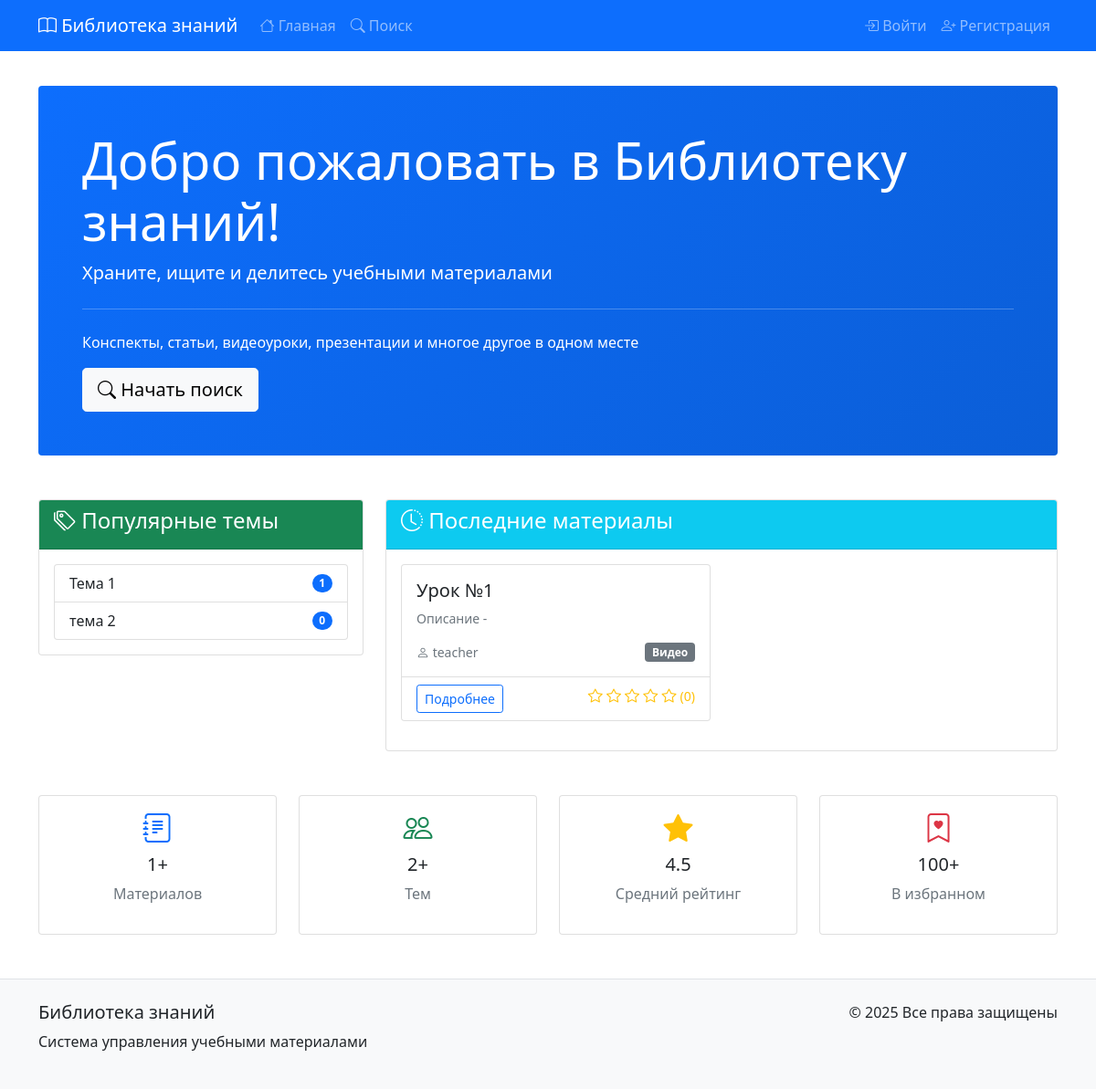
The page / on the database its author committed.
### library/models.py (models this page shows, shortened)
class Topic(models.Model):
    name = models.CharField(max_length=100, unique=True, verbose_name="Название")
    description = models.TextField(blank=True, null=True, verbose_name="Описание")
    color = models.CharField(max_length=7, default='#6c757d', verbose_name="Цвет")
    created_at = models.DateTimeField(auto_now_add=True, verbose_name="Создано")
    updated_at = models.DateTimeField(auto_now=True, verbose_name="Обновлено")
    class Meta:
        verbose_name = "Тема"
        verbose_name_plural = "Темы"
        ordering = ['name']

class Resource(models.Model):
    TYPE_CHOICES = [
        ('pdf', 'PDF документ'),
        ('video', 'Видео'),
        ('link', 'Ссылка'),
        ('note', 'Заметка'),
        ('presentation', 'Презентация'),
        ('book', 'Книга'),
    ]
    title = models.CharField(max_length=200, verbose_name='Название')
    description = models.TextField(verbose_name='Описание')
    resource_type = models.CharField(
        max_length=20,
        choices=TYPE_CHOICES,
        verbose_name='Тип материала'
    )
    url = models.URLField(blank=True, verbose_name='URL')
    file = models.FileField(
        upload_to='resources/',
        blank=True,
        null=True,
        verbose_name='Файл'
    )
    author = models.ForeignKey(
        settings.AUTH_USER_MODEL,
        on_delete=models.CASCADE,
        related_name='resources',
        verbose_name='Автор'
    )
    topics = models.ManyToManyField(
        Topic,
        through='ResourceTopic',
        verbose_name='Темы'
    )
    created_at = models.DateTimeField(auto_now_add=True, verbose_name='Дата добавления')
    updated_at = models.DateTimeField(auto_now=True, verbose_name='Дата обновления')
    def average_rating(self):
        ratings = self.ratings.all()
        if ratings:
            return sum(r.rating for r in ratings) / len(ratings)
        return 0
    class Meta:
        verbose_name = 'Материал'
        verbose_name_plural = 'Материалы'
        ordering = ['-created_at']

### accounts/models.py (models this page shows, shortened)
class CustomUser(AbstractUser):
    ROLE_CHOICES = [
        ('student', 'Студент'),
        ('teacher', 'Преподаватель'),
        ('admin', 'Администратор'),
    ]
    role = models.CharField(
        max_length=10,
        choices=ROLE_CHOICES,
        default='student',
        verbose_name='Роль'
    )
    registration_key = models.CharField(
        max_length=100,
        blank=True,
        null=True,
        verbose_name='Ключ регистрации'
    )
    bio = models.TextField(blank=True, null=True)
    profile_picture = models.ImageField(upload_to='profile_pics/', blank=True, null=True)
    class Meta:
        verbose_name = 'Пользователь'
        verbose_name_plural = 'Пользователи'

### library/views.py (the view)
# urls.py: path('', views.home, name='home'),
def home(request):
    latest_resources = Resource.objects.all()[:10]
    popular_resources = Resource.objects.annotate(
        avg_rating=Avg('ratings__rating'),
        rating_count=Count('ratings')
    ).order_by('-avg_rating', '-rating_count')[:10]
    topics = Topic.objects.all()[:8]
    context = {
        'latest_resources': latest_resources,
        'popular_resources': popular_resources,
        'topics': topics,
    }
    return render(request, 'library/home.html', context)

### library/templates/library/home.html (shortened to what this page needs)
{% extends 'base.html' %}
{% block content %}
<div class="row">
    <div class="col-12 mb-5">
        <div class="jumbotron bg-primary text-white p-5 rounded">
            <h1 class="display-4">Добро пожаловать в Библиотеку знаний!</h1>
            <p class="lead">Храните, ищите и делитесь учебными материалами</p>
            <hr class="my-4">
            <p>Конспекты, статьи, видеоуроки, презентации и многое другое в одном месте</p>
            <a class="btn btn-light btn-lg" href="{% url 'resource_list' %}" role="button">
                <i class="bi bi-search"></i> Начать поиск
            </a>
        </div>
    </div>
    <div class="col-md-4 mb-4">
        <div class="card">
            <div class="card-header bg-success text-white">
                <h4><i class="bi bi-tags"></i> Популярные темы</h4>
            </div>
            <div class="card-body">
                <div class="list-group">
                    {% for topic in topics %}
                    <a href="{% url 'topic_detail' topic.pk %}"
                       class="list-group-item list-group-item-action d-flex justify-content-between align-items-center">
                        {{ topic.name }}
                        <span class="badge bg-primary rounded-pill">{{ topic.resource_set.count }}</span>
                    </a>
                    {% empty %}
                    <p class="text-muted text-center">Темы пока не добавлены</p>
                    {% endfor %}
                </div>
            </div>
        </div>
    </div>
    <div class="col-md-8 mb-4">
        <div class="card">
            <div class="card-header bg-info text-white">
                <h4><i class="bi bi-clock-history"></i> Последние материалы</h4>
            </div>
            <div class="card-body">
                <div class="row">
                    {% for resource in latest_resources %}
                    <div class="col-md-6 mb-3">
                        <div class="card resource-card h-100">
                            <div class="card-body">
                                <h5 class="card-title">{{ resource.title }}</h5>
                                <p class="card-text text-muted small">
                                    {{ resource.description|truncatechars:100 }}
                                </p>
                                <div class="d-flex justify-content-between align-items-center">
                                    <small class="text-muted">
                                        <i class="bi bi-person"></i> {{ resource.author.username }}
                                    </small>
                                    <span class="badge bg-secondary">
                                        {{ resource.get_resource_type_display }}
                                    </span>
                                </div>
                            </div>
                            <div class="card-footer bg-transparent">
                                <a href="{% url 'resource_detail' resource.pk %}"
                                   class="btn btn-sm btn-outline-primary">
                                    Подробнее
                                </a>
                                <span class="float-end rating-stars">
                                    {% with avg_rating=resource.average_rating %}
                                    {% for i in "12345" %}
                                        {% if forloop.counter <= avg_rating %}
                                            <i class="bi bi-star-fill"></i>
                                        {% else %}
                                            <i class="bi bi-star"></i>
                                        {% endif %}
                                    {% endfor %}
                                    <small>({{ resource.ratings.count }})</small>
                                    {% endwith %}
                                </span>
                            </div>
                        </div>
                    </div>
                    {% endfor %}
                </div>
            </div>
        </div>
    </div>
    <div class="col-12 mt-4">
        <div class="row g-4">
            <div class="col-md-3">
                <div class="card text-center">
                    <div class="card-body">
                        <h2><i class="bi bi-journal-text text-primary"></i></h2>
                        <h5>{{ latest_resources.count }}+</h5>
                        <p class="text-muted">Материалов</p>
                    </div>
                </div>
            </div>
            <div class="col-md-3">
                <div class="card text-center">
                    <div class="card-body">
                        <h2><i class="bi bi-people text-success"></i></h2>
                        <h5>{{ topics.count }}+</h5>
                        <p class="text-muted">Тем</p>
                    </div>
                </div>
            </div>
            <div class="col-md-3">
                <div class="card text-center">
                    <div class="card-body">
                        <h2><i class="bi bi-star-fill text-warning"></i></h2>
                        <h5>4.5</h5>
                        <p class="text-muted">Средний рейтинг</p>
                    </div>
                </div>
            </div>
            <div class="col-md-3">
                <div class="card text-center">
                    <div class="card-body">
                        <h2><i class="bi bi-bookmark-heart text-danger"></i></h2>
                        <h5>100+</h5>
                        <p class="text-muted">В избранном</p>
                    </div>
                </div>
            </div>
        </div>
    </div>
</div>
{% endblock %}

### templates/base.html (style rules this page uses)
body { padding-top: 70px; }
.resource-card { transition: transform 0.2s; }
.rating-stars { color: #ffc107; }
.jumbotron { background: linear-gradient(135deg, #0d6efd 0%, #0b5ed7 100%); }

### rows shown on the page
Topic: name "Тема 1", resource_set.count "1"
Topic: name "тема 2", resource_set.count "0"
Resource: title "Урок №1", description "Описание -", author.username "teacher", resource_type "Видео", ratings.count "0"

### other values the page prints
{{ latest_resources.count }} "1"
{{ topics.count }} "2"
